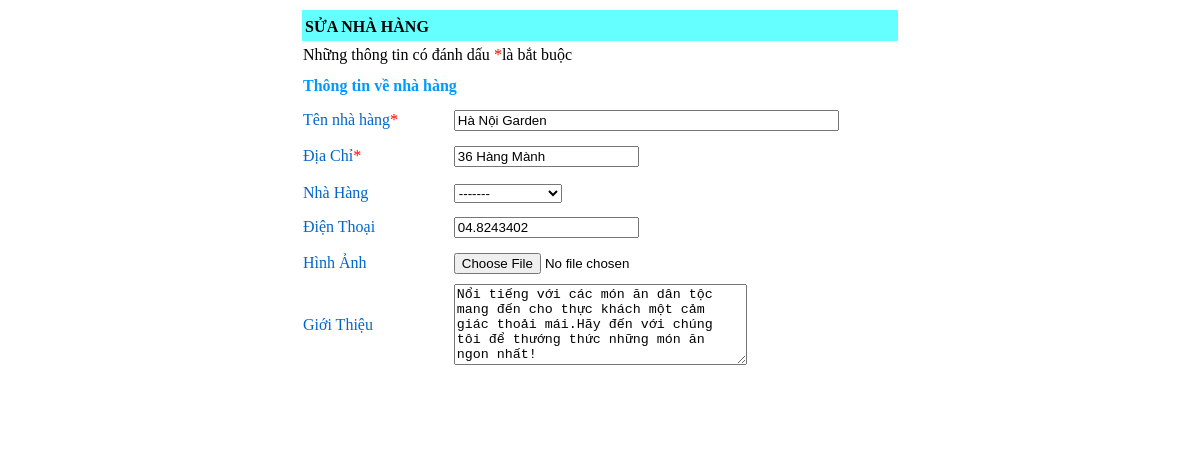
The app's page /sua1nhahang.php?suanhahang=5 with its own data.
### tables this page shows
CREATE TABLE IF NOT EXISTS `nhahang` (
  `manh` int(10) NOT NULL AUTO_INCREMENT,
  `tennhahang` varchar(50) NOT NULL,
  `diachi` varchar(100) NOT NULL,
  `anh` varchar(50) DEFAULT NULL,
  `gioithieu` varchar(200) DEFAULT NULL,
  `sodt` varchar(12) NOT NULL,
  `maloai` int(10) NOT NULL,
  PRIMARY KEY (`manh`)
);

### sua1nhahang.php (the view, shortened to what this page needs)
<link rel="stylesheet" type="text/css" href="css/style.css" />
</head>
<link rel="stylesheet" type="text/css" href="css/style.css" />
<body>
<?php
	if($_GET['suanhahang'])
	{
		$manh=$_GET['suanhahang'];
		$sql="select * from  nhahang where manh=$manh";
		$result=mysql_query($sql);
		$rows=mysql_fetch_array($result);
	}
?>
<form action="thucthisuanhahang.php" method="post" name="frmregister" onSubmit="return checkInput();"  enctype="multipart/form-data">
  <div align="center"><table width="600" height="448" border="0" class="vitricenter">
  <tr>
    <td height="31" colspan="2" bgcolor="#66FFFF"><p class="dangky"><b>SỬA NHÀ HÀNG</b></p></td>
    </tr>
  <tr>
    <td height="23" colspan="2"><p class="thongtin">Những thông tin có đánh dấu <font color="#FF0000">*</font>là bắt buộc</p></td>
  </tr>
  <tr>
    <td height="35" colspan="2"><b><font color="#0099FF">Thông tin về nhà hàng</font></b></td>
  </tr>
  <tr>
    <td width="138" height="30" class="chu">Tên nhà hàng<font color="#FF0000">*</font></td>
    <td width="417"><input type="text" name="txtname" id="textfield" size="45" value="<?php echo $rows['tennhahang'];?>"/></td>
  </tr>
  <tr>
    <td height="37" class="chu">Địa Chỉ<font color="#FF0000">*</font></td>
    <td><input name="txtdc" type="text" value="<?php echo $rows['diachi'];?>"/></td>
  </tr>
  <tr>
    <td height="33" class="chu">Nhà Hàng</td>
    <td>
    	<select name="cbbnhahang">
        <option value="">-------</option>
        </select>
    </td>
  </tr>
  <tr>
    <td height="31" class="chu">Điện Thoại</td>
    <td><input name="txtdt" type="text" value="<?php echo $rows['sodt'];?>" /></td>
  </tr>
  <tr>
    <td height="36" class="chu">Hình Ảnh</td>
    <td><input name="upload" type="file" /></td>
  </tr>
  <tr>
    <td height="35" class="chu">Giới Thiệu</td>
    <td><textarea name="txtgt" cols="34" rows="5"><?php echo $rows['gioithieu'];?></textarea></td>
  </tr>
  <tr>
    <td height="85" colspan="2"><div align="center">
             <input name="btnregister" type="submit"  value="" class="btncapnhat">
             <input type="button" name="btnthoat" class="btnexit" value="" onClick="thoat();" />
           </div></td>
    </tr>
  </table>
  </div>
</form>

### css/style.css (style rules this page uses)
.dangky { margin-left:1px; padding-left:1px; margin-top:1px; padding-top:1px; }
.btncapnhat { width:115px; height:45px; color:#FFF; font-size:17px; border:none; cursor:pointer; font-weight:bold; background:url(../anh/cooltext462232186.png); }
.btnexit { width:80px; height:45px; color:#FFF; font-size:17px; border:none; cursor:pointer; font-weight:bold; background:url(../anh/cooltext462232293.png); }
.chu { font:Georgia, "Times New Roman", Times, serif; font-size:16px; color:#06C; }

### records on screen
nhahang: txtname "Hà Nội Garden", txtdc "36 Hàng Mành", txtdt "04.8243402", txtgt "Nổi tiếng với các món ăn dân tộc mang đến cho thực khách một cảm giác thoải mái.Hãy đến với chúng tôi để thướng thức những món ăn ngon nhất!"
